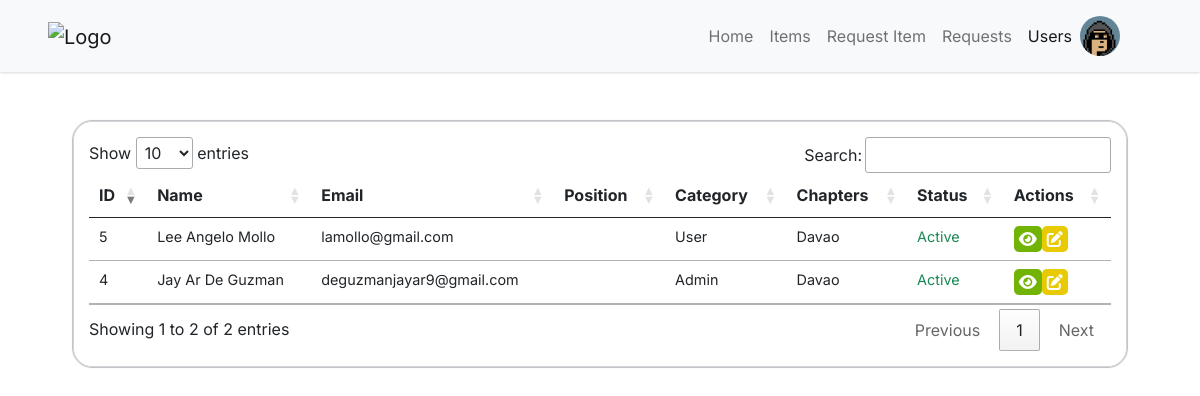
/users.php (signed in), run on the app's committed database.
### tables this page shows
CREATE TABLE `users` (
  `user_id` int(11) NOT NULL,
  `user_firstname` varchar(255) NOT NULL,
  `user_lastname` varchar(255) NOT NULL,
  `user_email` varchar(255) NOT NULL,
  `user_password` varchar(255) NOT NULL,
  `user_category` int(11) NOT NULL,
  `user_chapter` int(11) NOT NULL,
  `user_image` varchar(255) NOT NULL,
  `user_status` enum('active','inactive') NOT NULL,
  `user_position` varchar(255) NOT NULL,
  `user_code` int(11) NOT NULL
);

CREATE TABLE `category` (
  `category_id` int(11) NOT NULL,
  `category_name` varchar(255) NOT NULL
);

CREATE TABLE `chapters` (
  `chapter_id` int(11) NOT NULL,
  `chapter_name` varchar(255) NOT NULL,
  `chapter_address` varchar(255) NOT NULL
);

### users.php (the view, shortened to what this page needs)
<?php
include 'includes/config.inc.php';
?>
<!DOCTYPE html>
<html lang="en">
<head>
    <?php include_once 'includes/headers.inc.php'; ?>
    <link rel="stylesheet" href="assets/css/style.css?v=<?php echo time(); ?>">
    <link rel="stylesheet" href="assets/css/nav.css?v=<?php echo time(); ?>">
    <link rel="stylesheet" href="assets/css/items.css?v=<?php echo time(); ?>">
    <link rel="stylesheet" href="https://cdn.datatables.net/1.13.6/css/jquery.dataTables.css" />
</head>
<body>
    <?php include 'nav.php';?>
    <div id="wrapper">
        <div class="section px-lg-5 pt-4">
            <div class="container">
                <div class="row justify-content-center align-items-center">
                    <div class="col-12 col-sm-12 col-md-12 col-lg-12">
                        <div class="table-responsive">
                            <table class="table table-hover table-sm">
                                <thead>
                                    <tr>
                                        <th>ID</th>
                                        <th>Name</th>
                                        <th>Email</th>
                                        <th>Position</th>
                                        <th>Category</th>
                                        <th>Chapters</th>
                                        <th>Status</th>
                                        <th>Actions</th>
                                    </tr>
                                </thead>
                                <tbody>
                                    <?php
                                    if (isset($_SESSION['CT'])) {
                                        try {
                                            if (($_SESSION['CH'] == 1) && ($_SESSION['CT'] == 1)) {
                                                $query = "SELECT users.user_id AS id,\n"
                                                    . "CONCAT(users.user_firstname, ' ', users.user_lastname) AS name,\n"
                                                    . "users.user_email AS email,\n"
                                                    . "users.user_position AS position,\n"
                                                    . "category.category_name AS category,\n"
                                                    . "chapters.chapter_name AS chapters,\n"
                                                    . "users.user_status AS status,\n"
                                                    . "users.user_image AS image\n"
                                                    . "FROM `users`\n"
                                                    . "INNER JOIN category ON users.user_category = category.category_id\n"
                                                    . "INNER JOIN chapters ON users.user_chapter = chapters.chapter_id;";
                                            } else if (($_SESSION['CH'] != 1) && ($_SESSION['CT'] == 1)) {
                                                $user_chapter = $_SESSION['CH'];
                                                $query = "SELECT users.user_id AS id,\n"
                                                . "CONCAT(users.user_firstname, ' ', users.user_lastname) AS name,\n"
                                                . "users.user_email AS email,\n"
                                                . "users.user_position AS position,\n"
                                                . "category.category_name AS category,\n"
                                                . "chapters.chapter_name AS chapters,\n"
                                                . "users.user_status AS status,\n"
                                                . "users.user_image AS image\n"
                                                . "FROM `users`\n"
                                                . "INNER JOIN category ON users.user_category = category.category_id\n"
                                                . "INNER JOIN chapters ON users.user_chapter = chapters.chapter_id WHERE users.user_chapter = $user_chapter";
                                            }
                                            $stmt = $pdo->query($query);
                                            $stmt->execute();
                                            $result = $stmt->fetchAll(PDO::FETCH_ASSOC);
                                            foreach ($result as $row) {
                                    ?>
                                                <tr>
                                                    <td class="text-capitalize"><?php echo $row['id']; ?></td>
                                                    <td class="text-capitalize"><?php echo $row['name']; ?></td>
                                                    <td class=""><?php echo $row['email']; ?></td>
                                                    <td class="text-capitalize"><?php echo $row['position']; ?></td>
                                                    <td class="text-capitalize"><?php echo $row['category']; ?></td>
                                                    <td class="text-capitalize"><?php echo $row['chapters']; ?></td>
                                                    <?php
                                                        if ($row['status'] == 'active') {
                                                            echo '<td class="text-success text-capitalize small">' . $row['status'] . '</td>';
                                                        } else if ($row['status'] == 'inactive') {
                                                            echo '<td class="text-danger text-capitalize small">' . $row['status'] . '</td>';
                                                        }
                                                    ?>
                                                    <td>
                                                        <?php
                                                            echo '<a href="http://" class="view-btn" target="" rel="noopener noreferrer" data-toggle="tooltip" data-bs-toggle="modal" data-bs-target="#viewModal" data-user-id="' . $row['id'] . '" title="View"><i class="fa-solid fa-eye"></i></a>';
                                                            echo '<a href="http://" class="edit-btn" target="" rel="noopener noreferrer" data-toggle="tooltip" data-bs-toggle="modal" data-bs-target="#editModal" data-user-id="' . $row['id'] . '" title="Edit"><i class="fa-solid fa-pen-to-square"></i></a>';
                                                        ?>
                                                    </td>
                                                </tr>
                                    <?php
                                            }
                                        } catch (PDOException $e) {
                                            echo "Error: " . $e->getMessage();
                                        }
                                    }
                                    ?>
                                </tbody>
                            </table>
                        </div>
                    </div>
                </div>
            </div>
        </div>
    </div>
</body>
</html>

### nav.php (shortened to what this page needs)
<?php
try {
    $stmt = $pdo->prepare("SELECT user_image FROM users WHERE user_id = :id");
    $stmt->bindParam(':id', $_SESSION['ID'], PDO::PARAM_INT);
    $stmt->execute();
    if ($stmt->rowCount() > 0) {
        $row = $stmt->fetch(PDO::FETCH_ASSOC);
        $userImage = $row['user_image'];
    }
} catch (PDOException $e) {
    echo "Error: " . $e->getMessage();
}
include './includes/config.inc.php';
?>
<div class="container">
    <nav class="navbar navbar-expand-lg navbar-light bg-light px-sm-5 px-md-5 px-lg-5 fixed-top mainnav">
        <a class="navbar-brand logo" href="home.php">
            <img src="https://uploads-ssl.webflow.com/6492dd5d65d1855cb14a6692/6494571343918c14057fe090_DEVCON%20Kids%20Logo%20Horizontal.png" alt="Logo" loading="lazy">
        </a>
        <div class="collapse navbar-collapse justify-content-end align-items-center" id="navbarNav">
            <ul class="navbar-nav d-flex justify-content-center align-items-center">
                <li class="nav-item active">
                    <a class="nav-link <?php echo (($_SESSION['active_tab'] === 'home.php')) ? 'active' : ''; ?>" href="home.php">Home</a>
                </li>
                <?php if ($_SESSION['CT'] == 0) { ?>
                    <li class="nav-item">
                        <a class="nav-link <?php echo (($_SESSION['active_tab'] === 'items.php')) ? 'active' : ''; ?>" href="itemAction.php">Items</a>
                    </li>
                <?php } else { ?>
                    <li class="nav-item">
                        <a class="nav-link <?php echo (($_SESSION['active_tab'] === 'items.php')) ? 'active' : ''; ?>" href="items.php">Items</a>
                    </li>
                <?php } ?>
                <?php if ($_SESSION['CT'] == 1) { ?>
                    <li class="nav-item">
                        <a class="nav-link <?php echo (($_SESSION['active_tab'] === 'adminItemList.php')) ? 'active' : ''; ?>" href="adminItemList.php">Request Item</a>
                    </li>
                <?php } ?>
                <li class="nav-item">
                    <a class="nav-link <?php echo (($_SESSION['active_tab'] === 'requests.php')) ? 'active' : ''; ?>" href="requests.php">Requests</a>
                </li>
                <?php
                if (($_SESSION['CT'] === 1) && ($_SESSION['CH'] === 1) || ($_SESSION['CT'] == 1)) {
                    echo '<li class="nav-item">
                        <a class="nav-link ' . (($_SESSION['active_tab'] === 'users.php') ? 'active' : '') . '" href="users.php">Users</a>
                    </li>';
                } ?>
                <li class="nav-item dropdown pull-right">
                    <?php
                    try {
                        $stmt = $pdo->prepare("SELECT user_image FROM users WHERE user_id = :id");
                        $stmt->bindParam(':id', $_SESSION['ID'], PDO::PARAM_INT);
                        $stmt->execute();
                        if ($stmt->rowCount() > 0) {
                            $row = $stmt->fetch(PDO::FETCH_ASSOC);
                            $userImage = $row['user_image'];
                        }
                    } catch (PDOException $e) {
                        echo "Error: " . $e->getMessage();
                    }
                    ?>
                    <div class="rounded-image image-profile" id="dropdownMenuButton" data-toggle="dropdown" aria-haspopup="true" aria-expanded="false">
                        <img src="images/userProfiles/<?php echo $userImage; ?>" class="img-fluid" alt="User Image">
                    </div>
                </li>
            </ul>
        </div>
    </nav>
</div>

### assets/css/style.css (style rules this page uses)
:root { --mainFont: "Inter", sans-serif; --white: #fff; --gray: #f8f8f8; --darkGray: #818181; --black: #121212; --green: #71b406; --purple: #7808ff; --orange: #ea641d; --yellow: #e8ca04; --border: 1px solid #c4c4c4; --boxShadow: rgba(0, 0, 0, 0.1) 0px 1px 3px 0px, rgba(0, 0, 0, 0.06) 0px 1px 2px 0px; --boxShadowTable: rgba(0, 0, 0, 0.014) 0px 0px 0px 1px, rgb(209, 213, 219) 0px 0px 0px 1px inset; }
*, body, html { padding: 0; margin: 0; box-sizing: border-box; scroll-behavior: smooth; }
body { font-family: var(--mainFont); height: 100%; margin: 0; }
#wrapper { min-height: 100vh; height: 100%; margin: 0; padding-top: 5rem; }
.fa-pen-to-square { background-color: var(--yellow); }

### assets/css/nav.css (style rules this page uses)
.mainnav { box-shadow: var(--boxShadow); margin: unset; top: 0; background-color: var(--white); z-index: 99; }
.navbar { padding-left: 0.5rem; padding-right: 0.5rem; }
.row { margin: 0; }
nav { margin: 10px 0.9rem; display: flex; justify-content: space-between; align-items: center; }
.logo img { width: 150px; }
.fa-solid { padding: 5px; border-radius: 5px; color: var(--white); }
.rounded-image { width: 40px; height: 40px; overflow: hidden; position: relative; }
.rounded-image::before { content: ""; display: block; padding-bottom: 100%; border-radius: 50%; }
.rounded-image img { position: absolute; width: 100%; height: 100%; object-fit: cover; top: 0; left: 0; border-radius: 50%; }
ul { list-style: none; }
#navbarNav { padding: 0.5rem 2rem 0.5rem; }
.nav-link { align-items: center; padding: 0.4rem; }
.image-profile { display: none; }
@media screen and (min-width: 768px) { .mainnav { box-shadow: var(--boxShadow); margin: unset; top: 0; background-color: var(--white); z-index: 99; } }
@media screen and (min-width: 768px) { .row { margin: 0; } }
@media screen and (min-width: 768px) { nav { margin: 10px 0.9rem; display: flex; justify-content: space-between; align-items: center; } }
@media screen and (min-width: 768px) { .logo img { width: 150px; } }
@media screen and (min-width: 768px) { .fa-solid { padding: 5px; border-radius: 5px; color: var(--white); } }
@media screen and (min-width: 768px) { .rounded-image { width: 40px; height: 40px; overflow: hidden; position: relative; } }
@media screen and (min-width: 768px) { .rounded-image::before { content: ""; display: block; padding-bottom: 100%; border-radius: 50%; } }
@media screen and (min-width: 768px) { .rounded-image img { position: absolute; width: 100%; height: 100%; object-fit: cover; top: 0; left: 0; border-radius: 50%; } }
@media screen and (min-width: 768px) { ul { list-style: none; } }
@media screen and (min-width: 768px) { .nav-link { align-items: center; } }
@media screen and (min-width: 990px) { .mainnav { box-shadow: var(--boxShadow); margin: unset; top: 0; background-color: var(--white); z-index: 99; } }
@media screen and (min-width: 990px) { .row { margin: 0; } }
@media screen and (min-width: 990px) { nav { margin: 10px 0.9rem; display: flex; justify-content: space-between; align-items: center; } }
@media screen and (min-width: 990px) { .logo img { width: 150px; } }
@media screen and (min-width: 990px) { .fa-solid { padding: 5px; border-radius: 5px; color: var(--white); } }
@media screen and (min-width: 990px) { .rounded-image { width: 40px; height: 40px; overflow: hidden; position: relative; } }
@media screen and (min-width: 990px) { .rounded-image::before { content: ""; display: block; padding-bottom: 100%; border-radius: 50%; } }
@media screen and (min-width: 990px) { .rounded-image img { position: absolute; width: 100%; height: 100%; object-fit: cover; top: 0; left: 0; border-radius: 50%; } }
@media screen and (min-width: 990px) { ul { list-style: none; } }
@media screen and (min-width: 990px) { .image-profile { display: block; } }
@media screen and (min-width: 990px) { .nav-link { align-items: center; } }

### assets/css/items.css (style rules this page uses)
.table-responsive { background-color: var(--white); padding: 1rem 1rem; border: var(--border); border-radius: 20px; box-shadow: var(--boxShadowTable); }
.table { margin-bottom: 0; }
.table .fa-solid { padding: 5px; border-radius: 5px; color: var(--white); }
.table .fa-eye { background-color: var(--green); }
.table .fa-pen-to-square { background-color: var(--yellow); }
.table td { font-size: 0.9rem; }
.table i { font-size: 1rem; }

### data on the page
users: user_image (picture), user_id "4", name "Jay Ar De Guzman", user_email "deguzmanjayar9@gmail.com", user_category.category_name "Admin", user_chapter.chapter_name "Davao", user_status "Active"
users: user_id "5", name "Lee Angelo Mollo", user_email "lamollo@gmail.com", user_category.category_name "User", user_chapter.chapter_name "Davao", user_status "Active"
